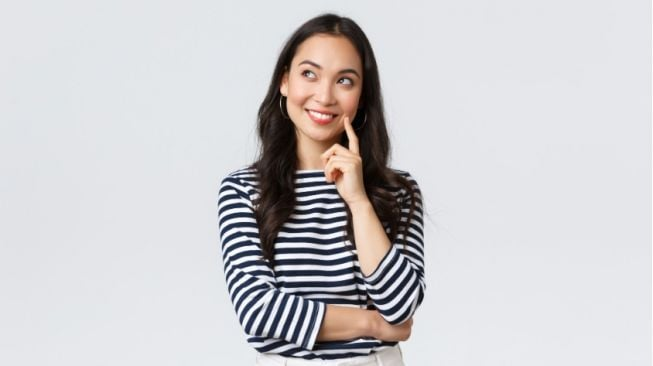
#> input picture img/citra_input_rgb.bmp, 653 x 366 px; its folder holds 7 pictures in this run
$ python noise_midpoint.py
#> lines starting #> are read from the running program, lines starting #| are printed output that depends on the picture
### src/utils.py
"""
utils.py
Berisi fungsi-fungsi bantu yang dipakai bersama oleh semua modul operasi:
- Kelas Citra: representasi citra sebagai daftar kanal 2D tanpa numpy
- Membaca daftar gambar & memuat gambar
- Menghitung histogram (manual, tanpa numpy)
- Membandingkan histogram
- Menampilkan hasil perbandingan (citra asli vs hasil transformasi)
"""

import os
import sys
from PIL import Image
import matplotlib.pyplot as plt

PROJECT_DIR = os.path.dirname(os.path.dirname(os.path.abspath(__file__)))
IMG_DIR = os.path.join(PROJECT_DIR, "img")


# ---------------------------------------------------------------------------
# Kelas Citra: representasi internal tanpa numpy
# kanal[c][y][x] -> nilai integer 0-255
# ---------------------------------------------------------------------------

class Citra:
    """
    Representasi citra sebagai daftar kanal 2D.
      lebar  (int) : lebar citra (jumlah kolom)
      tinggi (int) : tinggi citra (jumlah baris)
      mode   (str) : "L" untuk grayscale, "RGB" untuk warna
      kanal  (list): list[kanal_idx][baris][kolom] = nilai int 0-255
    """
    __slots__ = ("lebar", "tinggi", "mode", "kanal")

    def __init__(self, lebar, tinggi, mode, kanal):
        self.lebar  = lebar
        self.tinggi = tinggi
        self.mode   = mode    # "L" atau "RGB"
        self.kanal  = kanal   # list of 2D list of int


def buat_kosong(lebar, tinggi, mode, nilai=0):
    """Buat Citra kosong; semua piksel diisi dengan nilai (default 0)."""
    n = 1 if mode == "L" else 3
    kanal = [[[nilai] * lebar for _ in range(tinggi)] for _ in range(n)]
    return Citra(lebar, tinggi, mode, kanal)


# [15 lines left out: functions salin, terapkan_per_kanal, not called in this run]


def ke_pil(citra):
    """Konversi Citra ke objek PIL.Image menggunakan putpixel."""
    img = Image.new(citra.mode, (citra.lebar, citra.tinggi))
    if citra.mode == "L":
        for y in range(citra.tinggi):
            row = citra.kanal[0][y]
            for x in range(citra.lebar):
                img.putpixel((x, y), row[x])
    else:
        r_k, g_k, b_k = citra.kanal[0], citra.kanal[1], citra.kanal[2]
        for y in range(citra.tinggi):
            r_row, g_row, b_row = r_k[y], g_k[y], b_k[y]
            for x in range(citra.lebar):
                img.putpixel((x, y), (r_row[x], g_row[x], b_row[x]))
    return img


def dari_pil(gambar):
    """
    Konversi PIL.Image ke Citra.
    Piksel dibaca sekali dengan getpixel lalu disimpan ke list 2D per kanal.
    gambar harus sudah dalam mode "L" atau "RGB".
    """
    lebar, tinggi = gambar.size
    mode = gambar.mode

    if mode == "L":
        kanal = [[[0] * lebar for _ in range(tinggi)]]
        for y in range(tinggi):
            row = kanal[0][y]
            for x in range(lebar):
                row[x] = gambar.getpixel((x, y))
    else:
        kanal = [[[0] * lebar for _ in range(tinggi)] for _ in range(3)]
        r_k, g_k, b_k = kanal[0], kanal[1], kanal[2]
        for y in range(tinggi):
            r_row, g_row, b_row = r_k[y], g_k[y], b_k[y]
            for x in range(lebar):
                p = gambar.getpixel((x, y))
                r_row[x] = p[0]
                g_row[x] = p[1]
                b_row[x] = p[2]

    return Citra(lebar, tinggi, mode, kanal)


# ---------------------------------------------------------------------------
# Fungsi bantu umum
# ---------------------------------------------------------------------------

# [41 lines left out: functions klem, get_pixel, set_pixel, not called in this run]


def indeks_pantul(i, n):
    """
    Hitung indeks setelah padding pantul (numpy 'reflect') untuk dimensi n.
    Reflect TIDAK mengulangi piksel tepi: -1 -> 1, n -> n-2.
    """
    if n == 1:
        return 0
    period = 2 * (n - 1)
    i = i % period
    if i < 0:
        i += period
    if i >= n:
        i = period - i
    return i


def buat_padding_pantul(kanal_2d, tinggi, lebar, py_bef, py_aft, px_bef, px_aft):
    """
    Buat salinan kanal dengan padding pantul (reflect) di semua sisi.
    Nilai disimpan sebagai float untuk komputasi numerik.
    """
    h_baru = tinggi + py_bef + py_aft
    w_baru = lebar  + px_bef + px_aft
    hasil = [[0.0] * w_baru for _ in range(h_baru)]

    for y_baru in range(h_baru):
        y_src = indeks_pantul(y_baru - py_bef, tinggi)
        src_baris = kanal_2d[y_src]
        dst_baris = hasil[y_baru]
        for x_baru in range(w_baru):
            x_src = indeks_pantul(x_baru - px_bef, lebar)
            dst_baris[x_baru] = src_baris[x_src]

    return hasil


# [25 lines left out: function korelasi_kanal, not called in this run]


# ---------------------------------------------------------------------------
# Membaca & memuat gambar
# ---------------------------------------------------------------------------

def get_available_images():
    """Mengembalikan daftar nama file gambar yang tersedia di folder IMG_DIR."""
    if not os.path.exists(IMG_DIR):
        os.makedirs(IMG_DIR)
        return []
    valid_exts = ('.bmp', '.png', '.jpg', '.jpeg', '.webp', '.tiff')
    return [f for f in os.listdir(IMG_DIR) if f.lower().endswith(valid_exts)]


def load_image(filepath):
    """
    Memuat gambar dari path dan mengembalikannya sebagai Citra.
    Mode selain L/RGB dikonversi ke RGB.
    Piksel dibaca sekali saja dengan getpixel; semua proses pakai list.
    """
    img = Image.open(filepath)
    if img.mode not in ('L', 'RGB'):
        img = img.convert('RGB')
    return dari_pil(img)


def simpan_pil(citra, path):
    """Simpan Citra ke file via PIL (dipakai oleh noise_*.py process())."""
    ke_pil(citra).save(path)


# ---------------------------------------------------------------------------
# run_standalone
# ---------------------------------------------------------------------------

def run_standalone(operation):
    """Pilih citra, lalu jalankan satu modul operasi tanpa src/main.py."""
    images = get_available_images()
    if not images:
        print(f"Folder '{IMG_DIR}' kosong atau tidak berisi citra yang didukung.")
        return
    print("=== DAFTAR GAMBAR TERSEDIA ===")
    for index, name in enumerate(images, 1):
        print(f"[{index}] {name}")
    choice = prompt_int("Pilih nomor gambar (0 untuk batal): ", 0, len(images))
#> the loop in prompt_int, `while True:` made 1 pass; the answer given on pass 1: 3
    if choice == 0:
        print("Operasi dibatalkan.")
        return
    path   = os.path.join(IMG_DIR, images[choice - 1])
    citra  = load_image(path)
#> in load_image, img is the input picture: PIL image 653x366 RGB; mean R, G, B 205.4, 203.9, 206.3
    saluran = "Grayscale" if citra.mode == "L" else "RGB"
#> saluran = 'RGB'
    print(f"\nMemuat: {path} | Resolusi: {citra.lebar}x{citra.tinggi} | Saluran: {saluran}")
#| Memuat: img/citra_input_rgb.bmp | Resolusi: 653x366 | Saluran: RGB
    operation(citra)


# ---------------------------------------------------------------------------
# Histogram (manual, tanpa numpy)
# ---------------------------------------------------------------------------

def compute_histogram(citra):
    """
    Menghitung histogram Citra secara manual (256 bin per kanal).
    Grayscale -> {'gray': list[256]}.
    RGB       -> {'r': list[256], 'g': list[256], 'b': list[256]}.
    """
    if citra.mode == "L":
        hist = [0] * 256
        for y in range(citra.tinggi):
            for x in range(citra.lebar):
                hist[citra.kanal[0][y][x]] += 1
        return {'gray': hist}
    else:
        hr, hg, hb = [0]*256, [0]*256, [0]*256
        r_k, g_k, b_k = citra.kanal[0], citra.kanal[1], citra.kanal[2]
        for y in range(citra.tinggi):
            for x in range(citra.lebar):
                hr[r_k[y][x]] += 1
                hg[g_k[y][x]] += 1
                hb[b_k[y][x]] += 1
        return {'r': hr, 'g': hg, 'b': hb}


def are_histograms_identical(hist1, hist2):
    """Mengecek apakah dua histogram identik (kunci & nilai sama persis)."""
    if set(hist1.keys()) != set(hist2.keys()):
        return False
    for k in hist1:
        if hist1[k] != hist2[k]:
            return False
    return True


# ---------------------------------------------------------------------------
# Tampilan
# ---------------------------------------------------------------------------

def display_comparison(citra_asli, citra_hasil, judul_operasi):
    """
    Menampilkan grid 2x2: citra asli, citra hasil, histogram asli, histogram hasil.
    Menerima objek Citra; konversi ke PIL.Image untuk imshow.
    """
    hist_orig  = compute_histogram(citra_asli)
    hist_trans = compute_histogram(citra_hasil)
    identical  = are_histograms_identical(hist_orig, hist_trans)

    pil_asli  = ke_pil(citra_asli)
    pil_hasil = ke_pil(citra_hasil)

    fig, axes = plt.subplots(2, 2, figsize=(10, 8))

    cmap_a = 'gray' if citra_asli.mode  == "L" else None
    cmap_h = 'gray' if citra_hasil.mode == "L" else None
    axes[0, 0].imshow(pil_asli,  cmap=cmap_a, vmin=0, vmax=255)
    axes[0, 0].set_title("Citra Asli")
    axes[0, 0].axis('off')
    axes[0, 1].imshow(pil_hasil, cmap=cmap_h, vmin=0, vmax=255)
    axes[0, 1].set_title(f"Hasil: {judul_operasi}")
    axes[0, 1].axis('off')

    def _plot_hist(ax, hist, judul):
        if 'gray' in hist:
            ax.plot(hist['gray'], color='black', label='Grayscale')
        else:
            ax.plot(hist['r'], color='red',   label='Red')
            ax.plot(hist['g'], color='green', label='Green')
            ax.plot(hist['b'], color='blue',  label='Blue')
        ax.set_title(judul)
        ax.set_xlim([0, 255])
        ax.legend()
        ax.grid(True, linestyle=':', alpha=0.6)

    _plot_hist(axes[1, 0], hist_orig, "Histogram Citra Asli")
    status = "IDENTIK (Citra Sama)" if identical else "TIDAK IDENTIK"
    _plot_hist(axes[1, 1], hist_trans, f"Histogram Hasil [{status}]")

    plt.tight_layout()
    plt.show()


# [18 lines left out: function display_dual_input_result, not called in this run]


# ---------------------------------------------------------------------------
# Prompt input
# ---------------------------------------------------------------------------

def prompt_int(message, min_val=None, max_val=None):
    """Meminta input integer dari user dengan validasi rentang & penanganan error."""
    while True:
        try:
            val = int(input(message))
            if min_val is not None and val < min_val:
                raise ValueError
            if max_val is not None and val > max_val:
                raise ValueError
            return val
        except ValueError:
            print("Input tidak valid, coba lagi.")


# [58 lines left out: functions prompt_float, select_second_image, not called in this run]

### src/noise_midpoint.py
"""Noise reduction dengan filter Mid-point 3x3 untuk tiga citra tugas."""
from __future__ import annotations

import argparse
from pathlib import Path

if __package__ in (None, ""):
    import sys
    sys.path.insert(0, str(Path(__file__).resolve().parent.parent))
    from src.utils import (Citra, buat_kosong, buat_padding_pantul,
                                dari_pil, simpan_pil,
                                display_comparison, prompt_int, run_standalone)
else:
    from .utils import (Citra, buat_kosong, buat_padding_pantul,
                        dari_pil, simpan_pil,
                        display_comparison, prompt_int, run_standalone)

from PIL import Image

ROOT = Path(__file__).resolve().parents[1]
DEFAULT_INPUTS = ("gambar_blur.png", "gambar_noise.png", "gambar_gelap.png")
WINDOW = 3


def midpoint_filter(citra: Citra, window: int = WINDOW) -> Citra:
    """
    Hitung titik tengah rentang lokal: (max + min) / 2.
    Hasil = round() lalu klem ke 0-255.
    """
    if window < 1 or window % 2 == 0:
        raise ValueError("Ukuran jendela harus bilangan ganjil positif.")
    pad   = window // 2
    hasil = buat_kosong(citra.lebar, citra.tinggi, citra.mode)

    for c in range(len(citra.kanal)):
        k_src  = citra.kanal[c]
        k_dst  = hasil.kanal[c]
        padded = buat_padding_pantul(k_src, citra.tinggi, citra.lebar,
                                     pad, pad, pad, pad)
        for y in range(citra.tinggi):
            dst_row = k_dst[y]
            for x in range(citra.lebar):
                v_max = -1.0
                v_min = 256.0
                for wy in range(window):
                    row_p = padded[y + wy]
                    for wx in range(window):
                        v = row_p[x + wx]
                        if v > v_max:
                            v_max = v
                        if v < v_min:
                            v_min = v
                mp = round((v_max + v_min) / 2.0)
                dst_row[x] = 0 if mp < 0 else (255 if mp > 255 else mp)
    return hasil


def _load_pil_as_citra(path: Path) -> Citra:
    with Image.open(path) as src:
        mode = "L" if src.mode == "L" else "RGB"
        return dari_pil(src.convert(mode))


def process(inputs: list, output_dir: Path, window: int = WINDOW) -> None:
    output_dir.mkdir(parents=True, exist_ok=True)
    for path in inputs:
        citra  = _load_pil_as_citra(path)
        result = midpoint_filter(citra, window)
        destination = output_dir / f"{path.stem}_midpoint_{window}x{window}.png"
        simpan_pil(result, destination)
        print(f"Tersimpan: {destination}")


def main() -> None:
    parser = argparse.ArgumentParser(description=__doc__)
    parser.add_argument("inputs", nargs="*", type=Path)
    parser.add_argument("--window", type=int, default=WINDOW)
    parser.add_argument("--output-dir", type=Path,
                        default=ROOT / "output" / "noise_reduction" / "midpoint")
    args = parser.parse_args()
    inputs = args.inputs or [ROOT / "img" / name for name in DEFAULT_INPUTS]
    missing = [p for p in inputs if not p.is_file()]
    if missing:
        parser.error("File input tidak ditemukan: " + ", ".join(map(str, missing)))
    process(inputs, args.output_dir, args.window)


def run(original_img: Citra) -> None:
    print("\n--- REDUKSI NOISE: FILTER MID-POINT ---")
    window = prompt_int("Masukkan ukuran jendela Mid-point ganjil (3, 5, 7, ...): ", min_val=1)
    if window % 2 == 0:
        print("Ukuran genap tidak valid.")
        return
    result = midpoint_filter(original_img, window)
    display_comparison(original_img, result, f"Mid-point {window}x{window}")
#> in ke_pil, `img = Image.new(citra.mode, (citra.lebar, citra.tinggi))`: img: PIL image 653x366 RGB; every value is 0
#> after the loop in ke_pil (call 2), `for y in range(citra.tinggi):`:
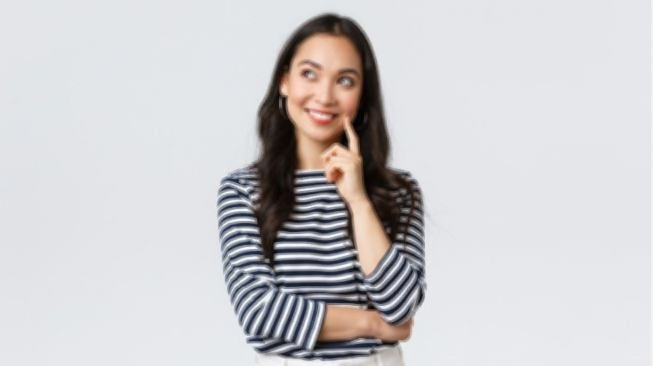
#> img: PIL image 653x366 RGB; mean R, G, B 205.4, 203.9, 206.3
#> in display_comparison, `plt.show()`:
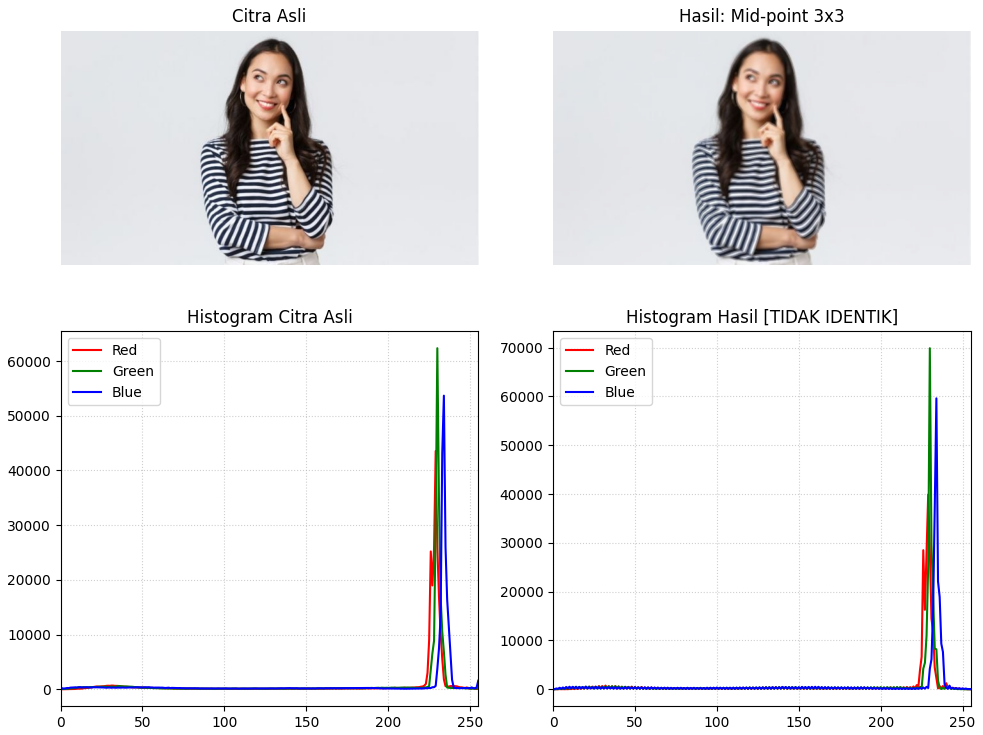
#> figure drawn by matplotlib, 4 panels; panel 3: curve peaks at x = 229, y = 43555; panel 3: curve peaks at x = 230, y = 62348; panel 3: curve peaks at x = 234, y = 53673; panel 4: curve peaks at x = 229, y = 39905


if __name__ == "__main__":
    run_standalone(run)
